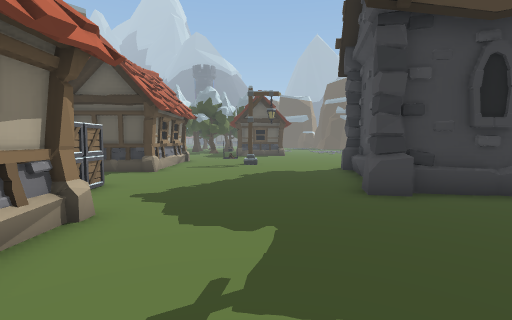
View 1 (above)

23 first-person views from a walk through a Unity game level. The camera is 1.2 m above the floor, tilts 4° down and sees 85° across. The floor is counted in squares, 1 m on a side. Each view is taken from the middle of a square. On the plan, view 1 faces up. The plan holds only what a view shows up to about 13 squares ahead; the rest is blank. The place goes on beyond the plan. The player is left out.

View 2
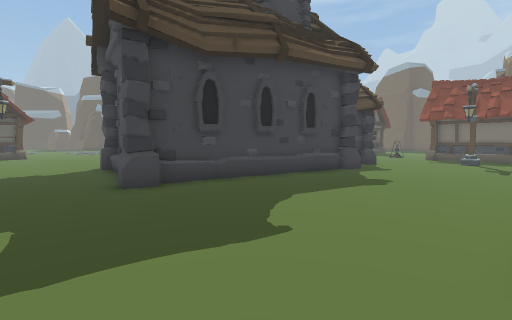

View 3
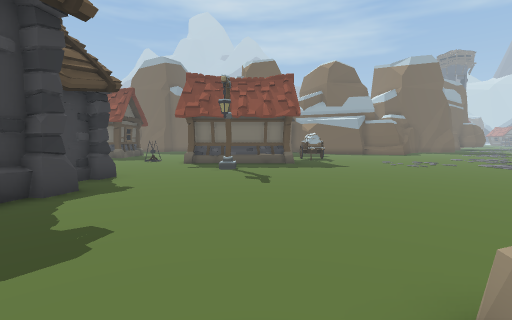

View 4
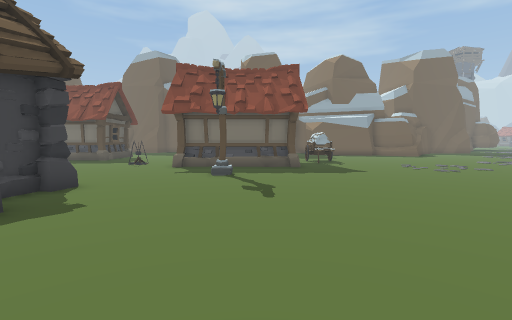

View 5
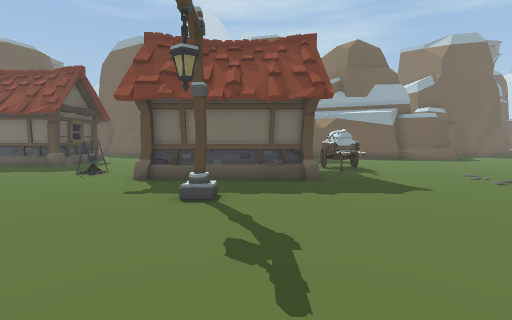

View 6
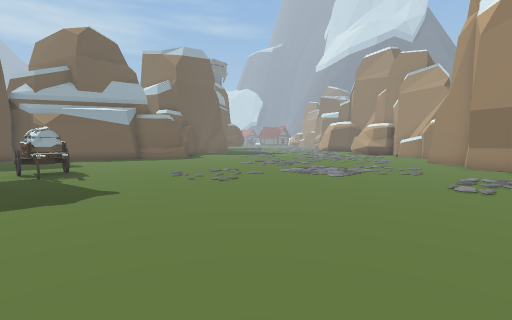

View 7
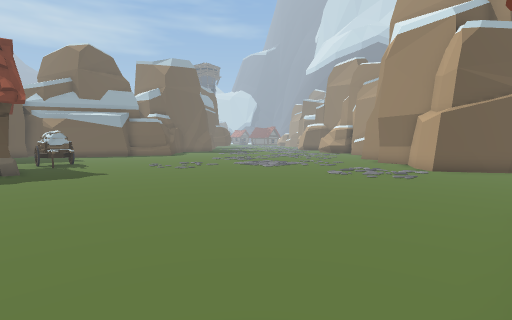

View 8
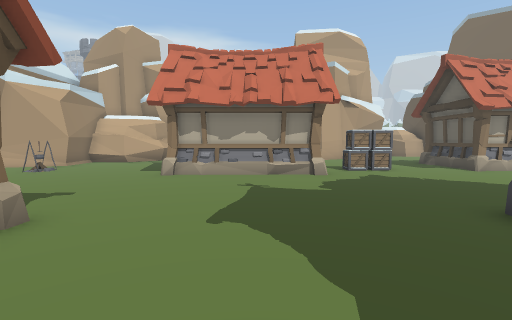

View 9
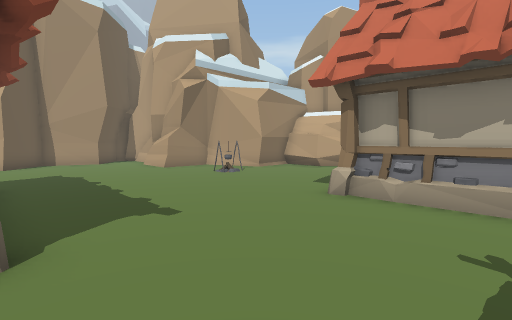

View 10
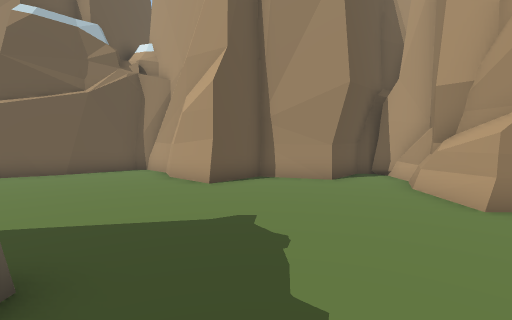

View 11
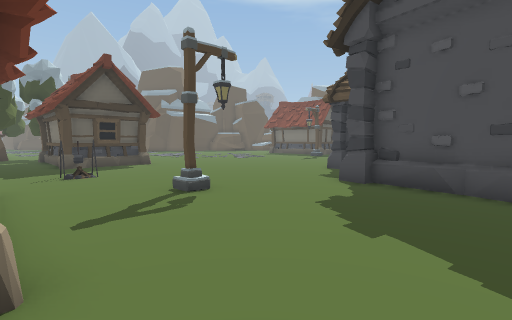

View 12
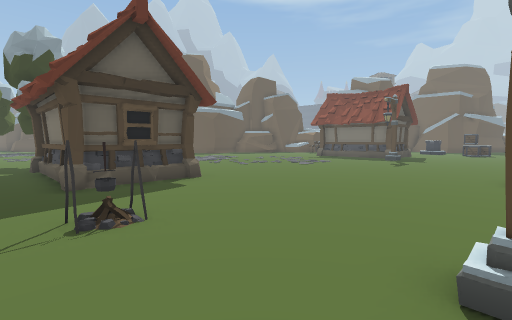

View 13
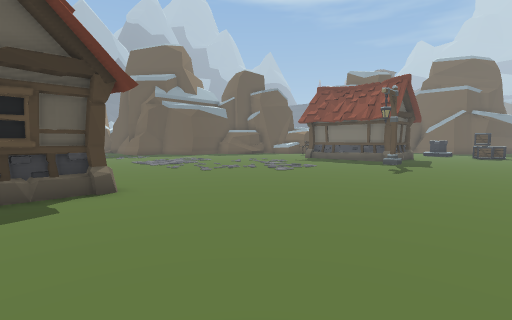

View 14
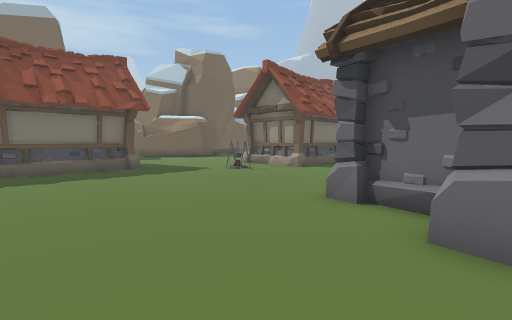

View 15
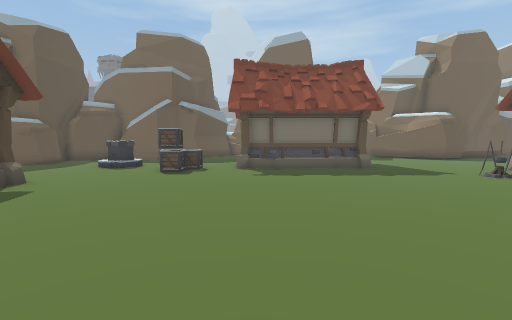

View 16
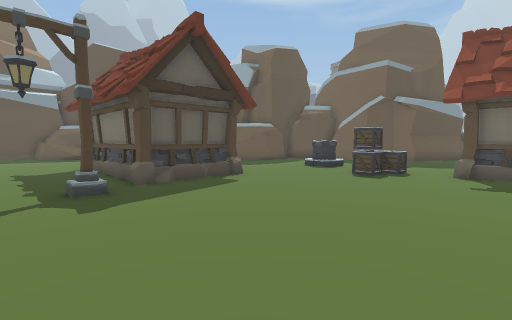

View 17
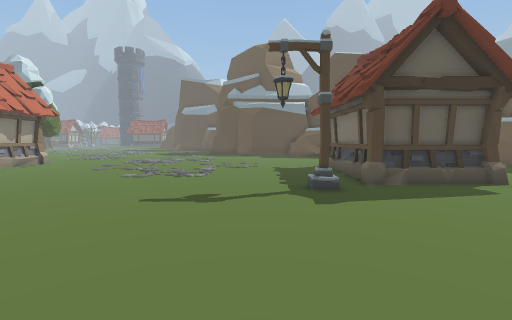

View 18
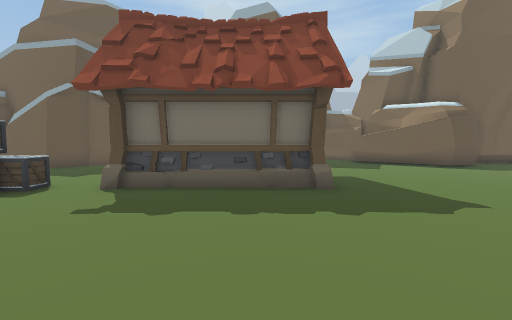

View 19
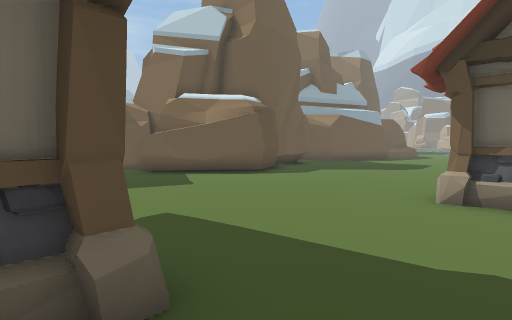

View 20
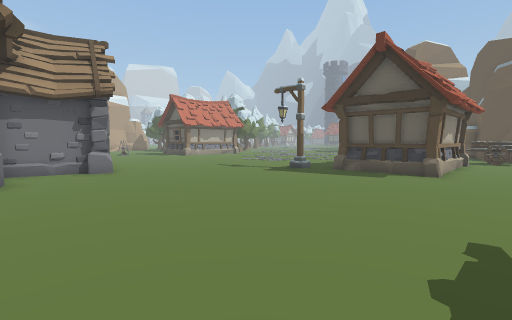

View 21
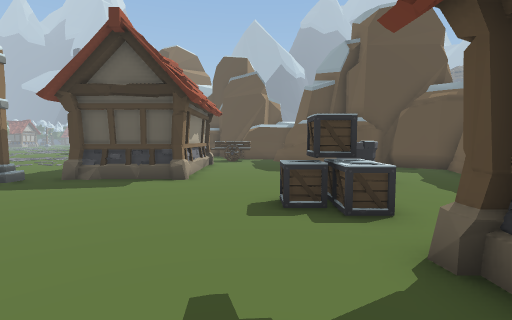

View 22
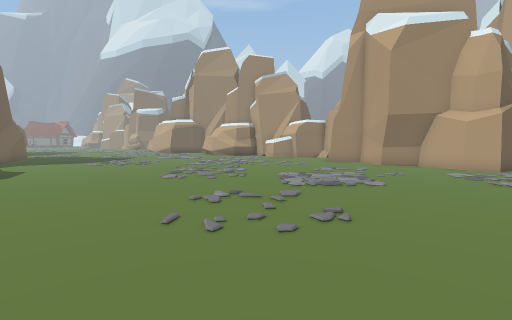

View 23
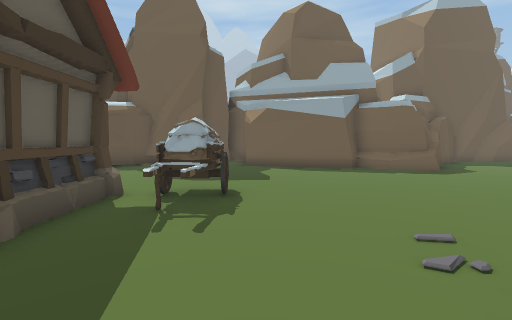

### Floor plan
Key: @ floor where view 1 was taken; # wall or solid block; . floor; = window, fence, low wall or low ledge; ^ raised ledge; C crate; A campfire; T tree; O other object.
Columns run from 6 left of view 1 to 30 right of it. Each row starts with its distance up from view 1.
 26  TT .#  #......... ...#   #.
 25   T..#  #.............#   #....  ##
 24    ..#   .............#   #.....  ###
 23    ..#   .............#   #.....  ..#
 22    .=####.............#  ##..... ..##
 21    ...................#####....= ..##
 20    ..................O.........=...##
 19   ..A...............................#
 18   ..A........................CC.....
 17   ..........................CCC....
 16    ...........................C....
 15    ...........................#
 14    ...O......O  #O............#
 13   #..........O OOO............#
 12   #.......#     O.............#
 11 ###.......#     O.............#
 10 .........=#       ##..........#
  9 ..........#        OOO........#
  8  ........=#         O ..............
  7  CC......##           ...............
  6  CC......######       .....AA........
  5  ............ #####OO................
  4    #................................#
  3    #......................####......#
  2    #......................#   ......#
  1    #...................O..#   ......#
  0    #..@...................#   ......
 -1    #.....=..=.............####......
 -2  ........#   .............####.....
 -3 .........    ..............OOOO....
 -4 .........    ..............OOOO......
 -5 .........    .......................#
 -6 ..A......    .......................#
 -7 #.A......#   ......................##
 -8 #..........  ......................##
 -9 ##.......... ......................##
-10  ##^...............................=#
-11   #^.............................. ##
-12   ##..............................=##
-13   #.....##.........................##
-14   #.#######...###...................
-15   ###  #  #..#####...................
-16           ####   ###...... ..........

Where each view was taken, in squares from view 1:
view 1: 0 up, 0 right, facing up
view 2: 1 down, 0 right, facing up-right
view 3: 0 up, 5 right, facing right
view 4: 0 up, 7 right, facing right
view 5: 0 up, 11 right, facing right
view 6: 2 down, 11 right, facing down-right
view 7: 1 down, 7 right, facing down-right
view 8: 2 up, 7 right, facing left
view 9: 2 up, 3 right, facing down-left
view 10: 5 down, 1 right, facing down
view 11: 8 up, 4 left, facing up-right
view 12: 14 up, 3 left, facing up-right
view 13: 15 up, 0 right, facing up-right
view 14: 14 up, 12 right, facing down-right
view 15: 14 up, 12 right, facing right
view 16: 13 up, 13 right, facing up-right
view 17: 13 up, 13 right, facing up
view 18: 11 up, 17 right, facing right
view 19: 10 up, 22 right, facing down-right
view 20: 10 up, 22 right, facing up-left
view 21: 12 up, 22 right, facing up
view 22: 3 down, 19 right, facing down
view 23: 5 down, 17 right, facing right
